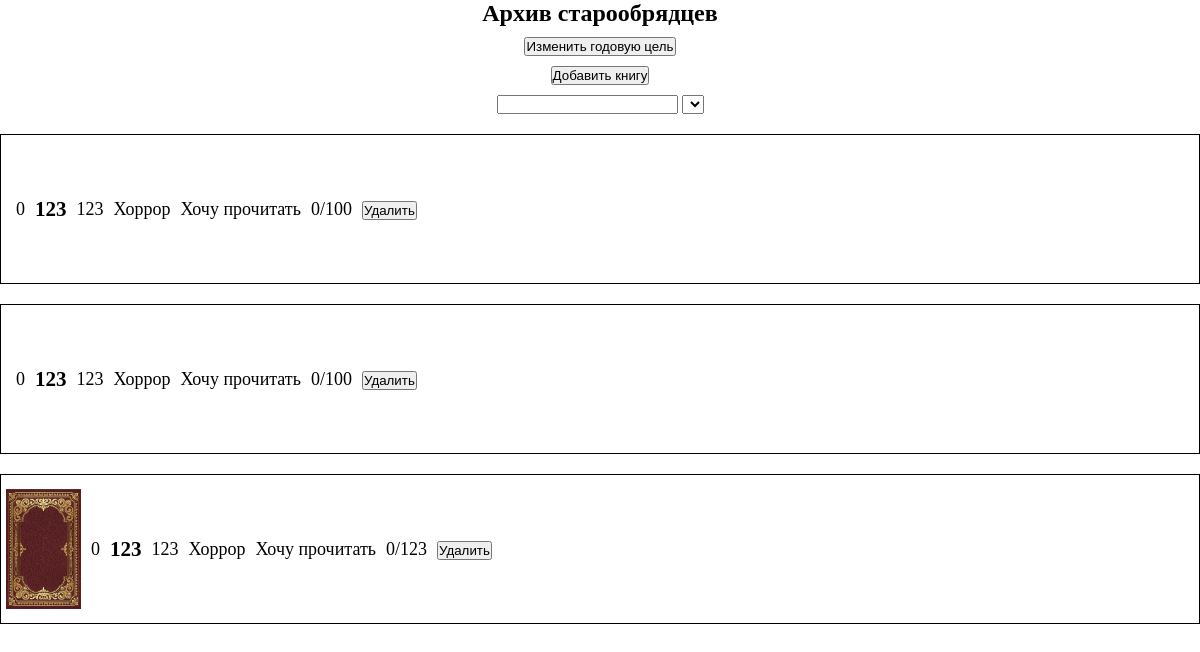
The app's page /bookCatalog/index.php with its own data.
### tables this page shows
CREATE TABLE `books` (
  `id` int(11) NOT NULL,
  `book_cover` text NOT NULL,
  `title` varchar(100) NOT NULL,
  `author` varchar(100) NOT NULL,
  `id_genre` int(11) NOT NULL,
  `status` enum('Хочу прочитать','Читаю','Прочитано') NOT NULL DEFAULT 'Хочу прочитать',
  `pages` int(11) NOT NULL,
  `current_page` int(11) NOT NULL DEFAULT 0
);

CREATE TABLE `genres` (
  `id` int(11) NOT NULL,
  `genre` varchar(70) NOT NULL
);

### bookCatalog/php/get_books.php (the view)
<?
require_once "db/connection.php";
$books = $conn -> prepare("SELECT * FROM books JOIN genres ON books.id_genre = genres.id");
$books -> execute();
foreach($books as $book){
    if($book["current_page"] == 0){
        $percent = 0;
    }else{
        $difference = $book["pages"] - $book["current_page"];
        $percent = $difference / 100;
    }
    ?>
    <div class="book">
        <img src="<?=$book["book_cover"]?>">
        <p><?=$percent?></p>
        <h3><?=$book["title"]?></h3>
        <p><?=$book["author"]?></p>
        <p><?=$book["genre"]?></p>
        <p><?=$book["status"]?></p>
        <p><?=$book["current_page"]?>/<?=$book["pages"]?></p>
        <form action="php/delete_book.php">
            <input type="submit" value="Удалить">
        </form>
    </div>
<?}
?>

### bookCatalog/index.php (shortened to what this page needs)
<!DOCTYPE html>
<html lang="en">
<head>
    <link rel="stylesheet" href="styles\style_index.css">
</head>
<body>
    <header>
        <h2>Архив старообрядцев</h2>
        <div>
            <button>Изменить годовую цель</button>
        </div>
        <div class="nav">
                <a href="add_book_page.php"><button>Добавить книгу</button></a>
                <div>
                    <input type="text">
                    <select name="" id="">
                        <option value=""></option>
                    </select>
                </div>
            </div>
    </header>
    <main>
        <div class="catalog">
            <div class="wrapper">
                <?include "php/get_books.php";?>
            </div>
        </div>
    </main>
</body>
</html>

### bookCatalog/styles/style_index.css (style rules this page uses)
* { padding: 0px; margin: 0px; box-sizing: border-box; }
body { display: flex; flex-direction: column; width: 100%; min-width: 390px; height: 100%; gap: 20px; }
header { display: flex; flex-direction: column; align-items: center; justify-content: center; gap: 10px; }
.nav { display: flex; justify-content: center; flex-direction: column; align-items: center; gap: 10px; }
.catalog { margin: auto; width: 100%; max-width: 1440px; min-width: 390px; height: 100%; }
.wrapper { display: flex; flex-direction: column; align-items: center; margin: auto; width: 100%; max-width: 1440px; gap: 20px; }
.book { display: flex; align-items: center; padding: 0px 0px 0px 5px; flex-wrap: wrap; border: 1px solid; height: 150px; max-height: 300px; width: 100%; font-size: 18px; gap: 10px; }
img { height: 120px; }

### records on screen
books: current_page "0", title "123", author "123", id_genre.genre "Хоррор", status "Хочу прочитать", pages "100"
books: current_page "0", title "123", author "123", id_genre.genre "Хоррор", status "Хочу прочитать", pages "100"
books: book_cover (picture), current_page "0", title "123", author "123", id_genre.genre "Хоррор", status "Хочу прочитать", pages "123"
